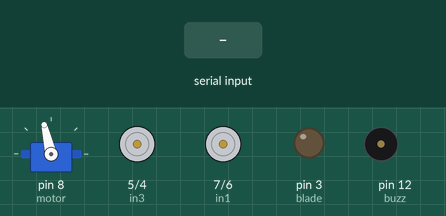
Recording of a sketch running on a simulated Arduino Uno, built with avr-gcc and run on an emulated ATmega328P. On the bench: servo, motor-driver pin pairs drawn as motors (green arrow = first pin HIGH = forward, orange = second pin HIGH = backward, longer = more drive), output pins drawn as LEDs (lit = HIGH), buzzer (waves = sounding, pin HIGH). The inputs (shaded band) are chosen by the test bench.

Above: at 1.2 s.
1.3 s: "F" received over Serial
At 1.8 s:
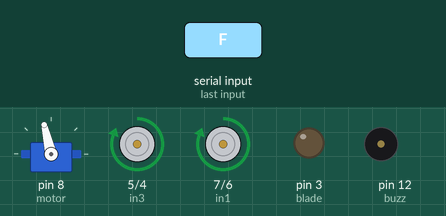
2.8 s: "B" received over Serial
At 4.0 s:
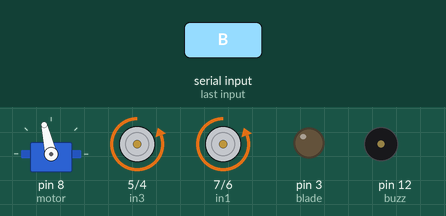
4.3 s: "R" received over Serial
At 5.3 s:
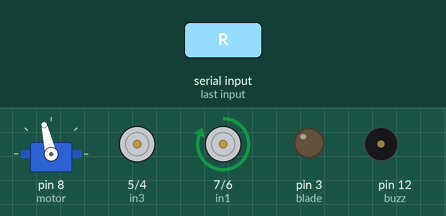
5.8 s: "L" received over Serial
At 6.5 s:
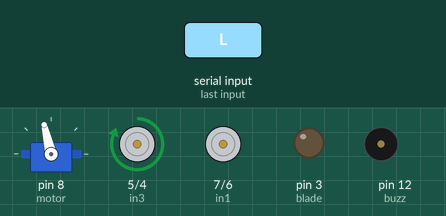
7.3 s: "o" received over Serial
At 7.6 s:
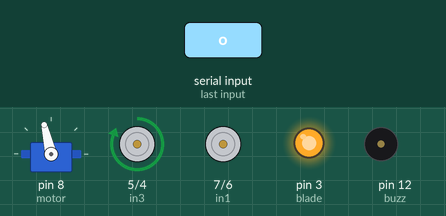
8.8 s: "S" received over Serial
At 9.9 s:
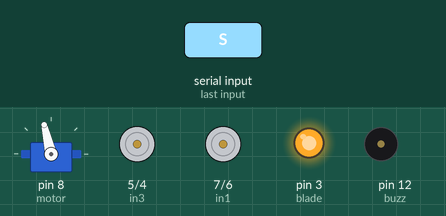
Timing chart, 0 to 11.3 s (numbered marks = the images above; inputs shaded):
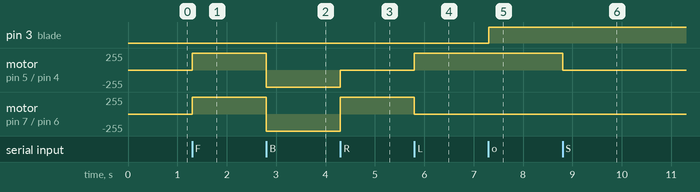

Measured:
- after the input at 1.3 s, motor on pin 5 (in3) / pin 4 (in4), motor on pin 7 (in1) / pin 6 (in2): stopped → forward 255/255 at once
- after the input at 2.8 s, motor on pin 5 (in3) / pin 4 (in4), motor on pin 7 (in1) / pin 6 (in2): forward 255/255 → backward 255/255 at once
- after the input at 4.3 s, motor on pin 5 (in3) / pin 4 (in4): backward 255/255 → stopped at once; motor on pin 7 (in1) / pin 6 (in2): backward 255/255 → forward 255/255 at once
- after the input at 5.8 s, motor on pin 5 (in3) / pin 4 (in4): stopped → forward 255/255 at once; motor on pin 7 (in1) / pin 6 (in2): forward 255/255 → stopped at once
- after the input at 7.3 s, pin 3 (blade): LOW → HIGH at once
- after the input at 8.8 s, motor on pin 5 (in3) / pin 4 (in4): forward 255/255 → stopped at once

The sketch:

arduino_nano_code.ino
```cpp
#include <Servo.h>

// Motor driver pins
#define in1 7
#define in2 6
#define in3 5
#define in4 4

// Blade and buzzer
#define blade 3
#define buzz 12

// Servo motor
#define motor 8
#define spoint 103

// Mode selector pin (not needed anymore, but kept if you want to re-enable later)
const int DIN = 2;

// Servo object
Servo servo;

void setup() {
  Serial.begin(9600);

  pinMode(in1, OUTPUT);
  pinMode(in2, OUTPUT);
  pinMode(in3, OUTPUT);
  pinMode(in4, OUTPUT);

  pinMode(blade, OUTPUT);
  pinMode(buzz, OUTPUT);
  pinMode(DIN, INPUT); // Not used anymore

  servo.attach(motor);
  servo.write(spoint); // Center the servo
}

void loop() {
  Bluetoothcontrol();  // Always in Bluetooth mode now
}

void Bluetoothcontrol() {
  if (Serial.available() > 0) {
    char inputvalue = char(Serial.read());

    switch (inputvalue) {
      case 'F': forward(); break;
      case 'B': backward(); break;
      case 'R': right(); break;
      case 'L': left(); break;
      case 'S': Stop(); break;
      case 'o': digitalWrite(blade, HIGH); break;
      case 'f': digitalWrite(blade, LOW); break;
    }
  }
}

void forward() {
  digitalWrite(in1, HIGH);
  digitalWrite(in2, LOW);
  digitalWrite(in3, HIGH);
  digitalWrite(in4, LOW);
}

void backward() {
  digitalWrite(in1, LOW);
  digitalWrite(in2, HIGH);
  digitalWrite(in3, LOW);
  digitalWrite(in4, HIGH);
}

void right() {
  digitalWrite(in1, HIGH);
  digitalWrite(in2, LOW);
  digitalWrite(in3, LOW);
  digitalWrite(in4, LOW);
}

void left() {
  digitalWrite(in1, LOW);
  digitalWrite(in2, LOW);
  digitalWrite(in3, HIGH);
  digitalWrite(in4, LOW);
}

void Stop() {
  digitalWrite(in1, LOW);
  digitalWrite(in2, LOW);
  digitalWrite(in3, LOW);
  digitalWrite(in4, LOW);
}
```
